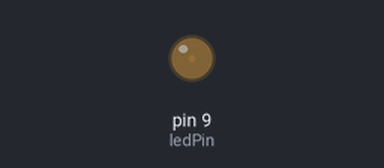
Bench run of a sketch on a simulated Arduino Uno, built with avr-gcc and run on an emulated ATmega328P. On the bench: output pins drawn as LEDs (lit = HIGH).

Above: at 0.05 s.
At 1.75 s:
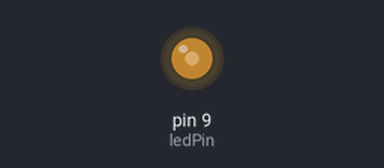
At 3.5 s:
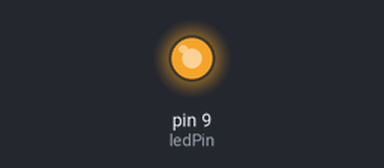
At 6.95 s:
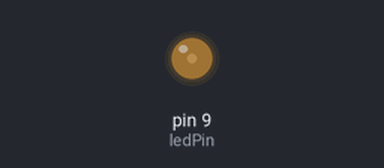
Timing chart, 0 to 10.0 s (numbered marks = the images above):
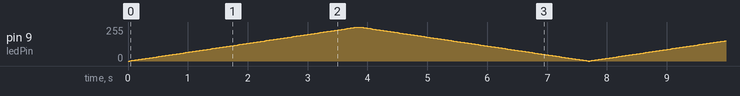

The sketch:

sk_fade_led.ino
```cpp
// Fade LED Program
 int ledPin = 9;
 int brightness = 0;
 int fadeAmount = 2;

void setup() {
  // declare pin 9 as output
  pinMode(ledPin, OUTPUT);
}
void loop() {
  // set the brightness of pin 9:
  analogWrite(ledPin, brightness);

  //change the brightness for next time
  //through the loop
  brightness = brightness + fadeAmount;

  //reverse the direction of the fade if value
  // exceeds 255
  if(brightness <= 0 || brightness >= 255){
    fadeAmount =- fadeAmount;
  }
  delay(30); //wait for 30 ms
}
```
